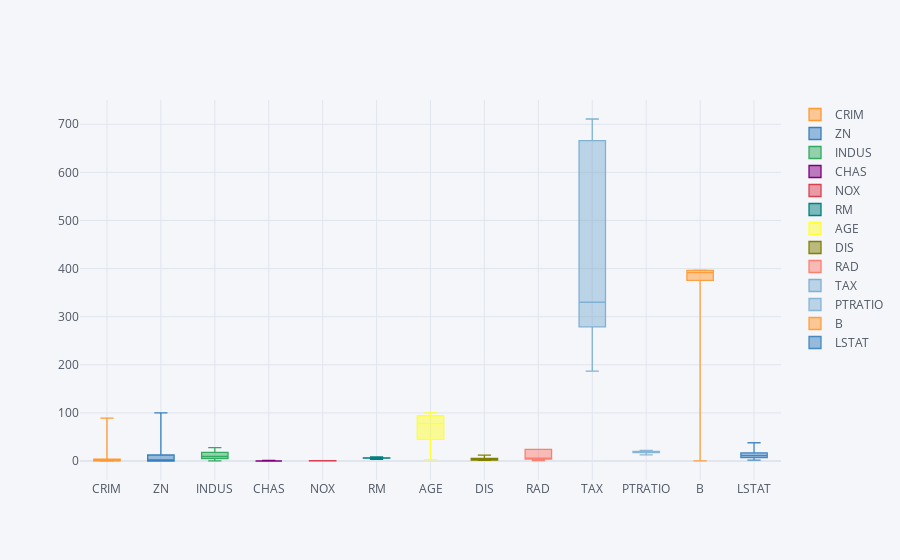

The cell this chart's notebook holds for it:
### Code cell
import cufflinks as cf
import pandas as pd

fig = df.iplot(asFigure=True, kind="box")
fig.show()

### Figure 1 — Plotly figure (JSON) as saved in the notebook; plotly's stock layout.template omitted (floating-point values rounded to 4 significant figures; data arrays with more than 128 entries replaced by an {"elided": "..."} marker saying what was removed)
{"data": [{"boxpoints": false, "line": {"width": 1.3}, "marker": {"color": "rgba(255, 153, 51, 1.0)"}, "name": "CRIM", "orientation": "v", "type": "box", "y": {"elided": "506 float values"}}, {"boxpoints": false, "line": {"width": 1.3}, "marker": {"color": "rgba(55, 128, 191, 1.0)"}, "name": "ZN", "orientation": "v", "type": "box", "y": {"elided": "506 float values"}}, {"boxpoints": false, "line": {"width": 1.3}, "marker": {"color": "rgba(50, 171, 96, 1.0)"}, "name": "INDUS", "orientation": "v", "type": "box", "y": {"elided": "506 float values"}}, {"boxpoints": false, "line": {"width": 1.3}, "marker": {"color": "rgba(128, 0, 128, 1.0)"}, "name": "CHAS", "orientation": "v", "type": "box", "y": {"elided": "506 int values"}}, {"boxpoints": false, "line": {"width": 1.3}, "marker": {"color": "rgba(219, 64, 82, 1.0)"}, "name": "NOX", "orientation": "v", "type": "box", "y": {"elided": "506 float values"}}, {"boxpoints": false, "line": {"width": 1.3}, "marker": {"color": "rgba(0, 128, 128, 1.0)"}, "name": "RM", "orientation": "v", "type": "box", "y": {"elided": "506 float values"}}, {"boxpoints": false, "line": {"width": 1.3}, "marker": {"color": "rgba(255, 255, 51, 1.0)"}, "name": "AGE", "orientation": "v", "type": "box", "y": {"elided": "506 float values"}}, {"boxpoints": false, "line": {"width": 1.3}, "marker": {"color": "rgba(128, 128, 0, 1.0)"}, "name": "DIS", "orientation": "v", "type": "box", "y": {"elided": "506 float values"}}, {"boxpoints": false, "line": {"width": 1.3}, "marker": {"color": "rgba(251, 128, 114, 1.0)"}, "name": "RAD", "orientation": "v", "type": "box", "y": {"elided": "506 int values"}}, {"boxpoints": false, "line": {"width": 1.3}, "marker": {"color": "rgba(128, 177, 211, 1.0)"}, "name": "TAX", "orientation": "v", "type": "box", "y": {"elided": "506 int values"}}, {"boxpoints": false, "line": {"width": 1.3}, "marker": {"color": "rgba(128, 177, 211, 0.8999999999999999)"}, "name": "PTRATIO", "orientation": "v", "type": "box", "y": {"elided": "506 float values"}}, {"boxpoints": false, "line": {"width": 1.3}, "marker": {"color": "rgba(255, 153, 51, 0.8999999999999999)"}, "name": "B", "orientation": "v", "type": "box", "y": {"elided": "506 float values"}}, {"boxpoints": false, "line": {"width": 1.3}, "marker": {"color": "rgba(55, 128, 191, 0.8999999999999999)"}, "name": "LSTAT", "orientation": "v", "type": "box", "y": {"elided": "506 float values"}}], "layout": {"legend": {"bgcolor": "#F5F6F9", "font": {"color": "#4D5663"}}, "paper_bgcolor": "#F5F6F9", "plot_bgcolor": "#F5F6F9", "title": {"font": {"color": "#4D5663"}}, "xaxis": {"gridcolor": "#E1E5ED", "showgrid": true, "tickfont": {"color": "#4D5663"}, "title": {"font": {"color": "#4D5663"}, "text": ""}, "zerolinecolor": "#E1E5ED"}, "yaxis": {"gridcolor": "#E1E5ED", "showgrid": true, "tickfont": {"color": "#4D5663"}, "title": {"font": {"color": "#4D5663"}, "text": ""}, "zerolinecolor": "#E1E5ED"}}}
